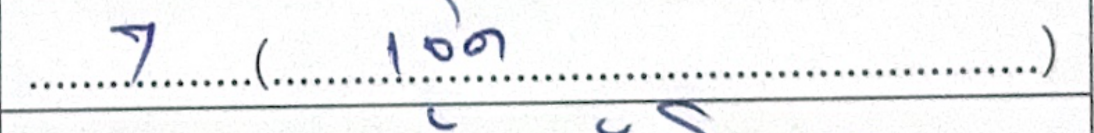
#> input picture score_annotation_export/score_crops/file_00001_row_00_เธช_เธช_5_18_pdf.png, 2187 x 266 px (shown at 1/2 size); its folder holds only this picture in this run
$ python -i utils.py   (imports and definitions only)
#> lines starting #> are read from the running program, lines starting #| are printed output that depends on the picture; after the words box and inside, x2 and y2 are one past the last pixel; in counts of white or black regions, pixels touching at a corner belong together
#> further down, picture is the input picture: shape (266, 2187, 3); mean B, G, R 242.1, 241.3, 240.5
# utils.py
from . import config

import json
import re
from pathlib import Path

import cv2
import numpy as np
import pandas as pd


def load_json(path):
    with open(path, "r", encoding="utf-8") as f:
        return json.load(f)


def imread_unicode(path):
    data = np.fromfile(str(path), dtype=np.uint8)
    return cv2.imdecode(data, cv2.IMREAD_COLOR)


# [5 lines left out: function normalize_thai_digits, not called in this run]


def clean_digits(text):
    text = normalize_thai_digits(text)
    return re.sub(r"[^0-9]", "", str(text))


# [94 lines left out: functions resolve_image_path, prepare_image, crop_digit_area, save_csv, not called in this run]


def make_key(item):
    return f"{item.get('record_id')}__{item.get('row_index')}"


# [108 lines left out: functions load_checkpoint, crop_digit_area_verify, crop_digit_area_wide, crop_word_area, handwriting_score, is_blank_cell, not called in this run]

def detect_zero_like_digit(img):
    """
    ใช้ image processing ช่วยจับเลข 0:
    - มี contour คล้ายวง/oval
    - ไม่ใช่เส้นเดี่ยวแบบเลข 1
    - ไม่ใช่เส้นหักแบบ 7
    """
    if img is None or img.size == 0:
        return False

    gray = cv2.cvtColor(img, cv2.COLOR_BGR2GRAY)

    # threshold หมึกเข้ม
    _, th = cv2.threshold(gray, 170, 255, cv2.THRESH_BINARY_INV)
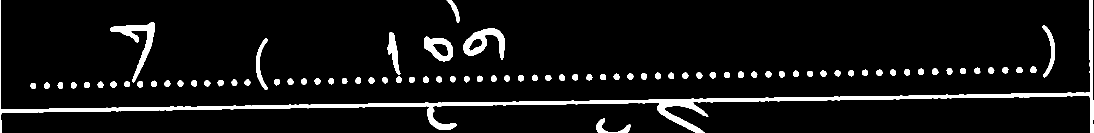
#> th: shape (266, 2187) (shown at 1/2 size); 6.6% white; 82 white regions, largest, box (x1, y1, x2, y2) and area: (0, 0, 2187, 266) 19850, (221, 44, 310, 166) 2489, (927, 57, 1010, 120) 2192

    # ลบ noise เล็ก ๆ
    kernel = cv2.getStructuringElement(cv2.MORPH_ELLIPSE, (3, 3))
    th = cv2.morphologyEx(th, cv2.MORPH_OPEN, kernel, iterations=1)
#> th: shape (266, 2187); 6.6% white; 83 white regions

    contours, _ = cv2.findContours(th, cv2.RETR_EXTERNAL, cv2.CHAIN_APPROX_SIMPLE)
#> contours = 83 contours; largest, box (x1, y1, x2, y2) and area: (0, 0, 2187, 266) 16944, (927, 57, 1010, 120) 2418, (221, 44, 310, 165) 2272, (848, 73, 906, 123) 1951, (775, 65, 801, 149) 875

    for c in contours:
        area = cv2.contourArea(c)
        if area < config.ZERO_LOOP_MIN_AREA:
            continue

        x, y, w, h = cv2.boundingRect(c)
        if w <= 0 or h <= 0:
            continue

        aspect = w / float(h)
        extent = area / float(w * h)

        # เลข 0 มักเป็นวงรี/วงปิด: กว้างและสูงพอ, aspect ไม่ผอมมาก
        if 0.35 <= aspect <= 1.45 and extent >= config.ZERO_LOOP_MIN_RATIO and h >= 18 and w >= 10:
            return True
#> this loop made 77 passes
#> (area, x, y, w, h, aspect, extent) on passes 1 to 12: (192, 1232, 249, 30, 17, 1.76, 0.376), (341, 1192, 237, 36, 29, 1.24, 0.327), (95, 61, 166, 11, 12, 0.917, 0.72), (97.5, 88, 165, 12, 13, 0.923, 0.625), (99, 168, 164, 12, 12, 1, 0.688), (96, 142, 164, 11, 13, 0.846, 0.671), (96, 115, 164, 11, 13, 0.846, 0.671), (95, 195, 163, 12, 12, 1, 0.66), (103, 274, 162, 12, 13, 0.923, 0.66), (92.5, 249, 162, 11, 12, 0.917, 0.701), (103, 221, 162, 12, 13, 0.923, 0.66), (96.5, 409, 161, 12, 12, 1, 0.67)

    return False


# [11 lines left out: function crop_digit_area_tight, not called in this run]

>>> import cv2
>>> picture = cv2.imread('../score_annotation_export/score_crops/file_00001_row_00_เธช_เธช_5_18_pdf.png')
>>> result = detect_zero_like_digit(picture)
#> result = True

$ run again, on score_annotation_export/score_crops/file_00001_row_01_เธช_เธช_5_18_pdf.png
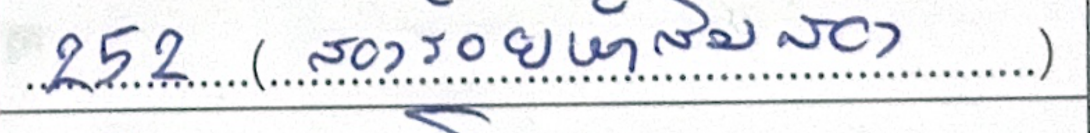
#> input picture score_annotation_export/score_crops/file_00001_row_01_เธช_เธช_5_18_pdf.png, 2179 x 266 px (shown at 1/2 size)
#> picture is the input picture: shape (266, 2179, 3); mean B, G, R 236.5, 233.7, 232.6
#> in detect_zero_like_digit, `gray = cv2.cvtColor(img, cv2.COLOR_BGR2GRAY)`:
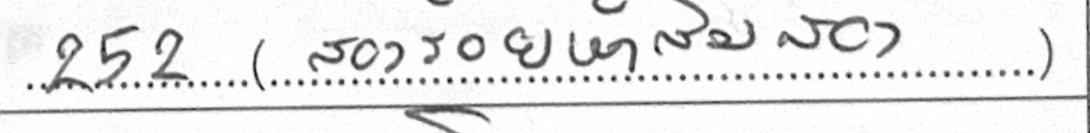
#> gray: shape (266, 2179) (shown at 1/2 size); min 3, max 255, mean 233.7
#> in detect_zero_like_digit, `_, th = cv2.threshold(gray, 170, 255, cv2.THRESH_BINARY_INV)`:
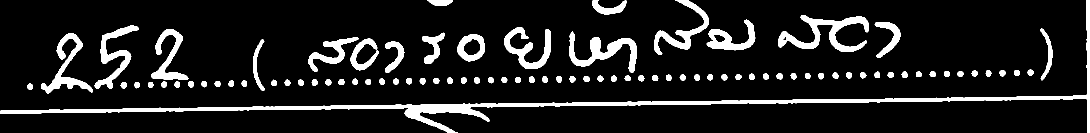
#> th: shape (266, 2179) (shown at 1/2 size); 10.8% white; 86 white regions, largest, box (x1, y1, x2, y2) and area: (0, 0, 2179, 266) 18650, (1556, 30, 1738, 104) 4485, (1138, 63, 1274, 146) 3625
#> contours = 86 contours; largest, box (x1, y1, x2, y2) and area: (0, 0, 2179, 266) 16081, (1556, 30, 1738, 104) 4157, (1138, 63, 1274, 146) 3350, (82, 67, 186, 187) 2846, (189, 51, 278, 178) 2740
#> the loop in detect_zero_like_digit, `for c in contours:` made 68 passes
#> (area, x, y, w, h, aspect, extent) on passes 1 to 8: (96.5, 54, 167, 12, 13, 0.923, 0.619), (90, 296, 164, 11, 12, 0.917, 0.682), (95, 269, 164, 11, 13, 0.846, 0.664), (109.5, 241, 164, 13, 14, 0.929, 0.602), (94, 349, 163, 11, 12, 0.917, 0.712), (94, 323, 163, 11, 12, 0.917, 0.712), (96.5, 429, 162, 12, 12, 1, 0.67), (91.5, 402, 162, 12, 13, 0.923, 0.587)
#> result = True

$ run again, on score_annotation_export/score_crops/file_00001_row_02_เธช_เธช_5_18_pdf.png
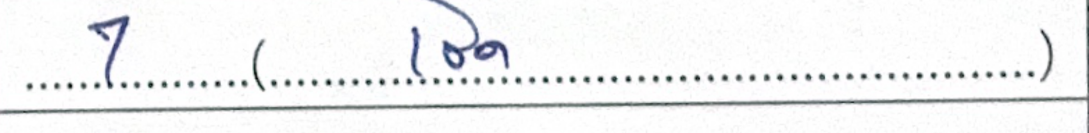
#> input picture score_annotation_export/score_crops/file_00001_row_02_เธช_เธช_5_18_pdf.png, 2177 x 266 px (shown at 1/2 size)
#> picture is the input picture: shape (266, 2177, 3); mean B, G, R 243.3, 242.6, 242
#> in detect_zero_like_digit, `_, th = cv2.threshold(gray, 170, 255, cv2.THRESH_BINARY_INV)`:
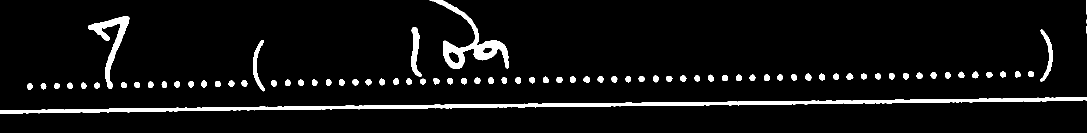
#> th: shape (266, 2177) (shown at 1/2 size); 5.8% white; 78 white regions, largest, box (x1, y1, x2, y2) and area: (0, 0, 2177, 266) 15080, (859, 0, 1018, 138) 4590, (176, 32, 259, 177) 2796
#> contours = 78 contours; largest, box (x1, y1, x2, y2) and area: (0, 0, 2177, 266) 12640, (860, 0, 1018, 138) 4732, (176, 32, 259, 177) 2558, (822, 54, 843, 153) 947, (2081, 59, 2106, 163) 684
#> the loop in detect_zero_like_digit, `for c in contours:` made 78 passes
#> (area, x, y, w, h, aspect, extent) on passes 1 to 8: (93.5, 54, 167, 12, 12, 1, 0.649), (86, 109, 166, 11, 12, 0.917, 0.652), (88, 81, 166, 12, 13, 0.923, 0.564), (92, 242, 165, 12, 11, 1.09, 0.697), (91.5, 189, 165, 11, 12, 0.917, 0.693), (91, 162, 165, 11, 13, 0.846, 0.636), (89.5, 135, 165, 10, 13, 0.769, 0.688), (94.5, 268, 164, 12, 12, 1, 0.656)
#> result = False

$ run again, on score_annotation_export/score_crops/file_00001_row_03_เธช_เธช_5_18_pdf.png
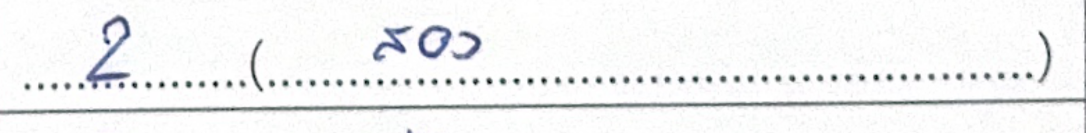
#> input picture score_annotation_export/score_crops/file_00001_row_03_เธช_เธช_5_18_pdf.png, 2171 x 266 px (shown at 1/2 size)
#> picture is the input picture: shape (266, 2171, 3); mean B, G, R 243.1, 242.5, 241.8
#> in detect_zero_like_digit, `_, th = cv2.threshold(gray, 170, 255, cv2.THRESH_BINARY_INV)`:
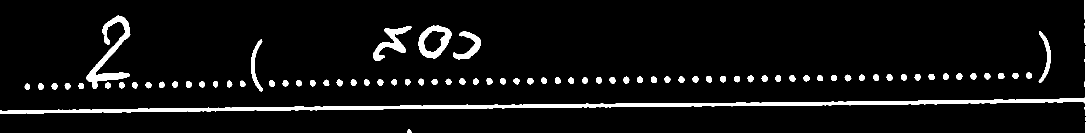
#> th: shape (266, 2171) (shown at 1/2 size); 5.7% white; 83 white regions (1 under 20 px), largest, box (x1, y1, x2, y2) and area: (0, 92, 2171, 231) 14572, (173, 31, 261, 178) 3295, (837, 51, 903, 117) 1938
#> in detect_zero_like_digit, `th = cv2.morphologyEx(th, cv2.MORPH_OPEN, kernel, iterations=1)`:
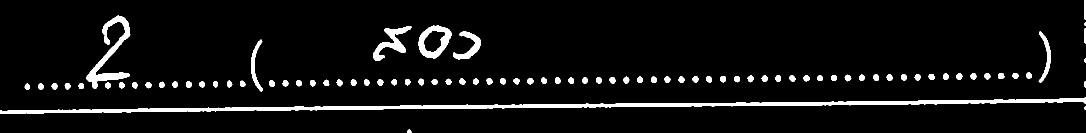
#> th: shape (266, 2171) (shown at 1/2 size); 5.7% white; 86 white regions (3 under 20 px)
#> contours = 86 contours, 4 with area under 20; largest, box (x1, y1, x2, y2) and area: (0, 194, 2171, 228) 12244, (837, 51, 903, 117) 3060, (173, 31, 261, 178) 3014, (746, 53, 824, 121) 1598, (906, 63, 962, 119) 1065
#> the loop in detect_zero_like_digit, `for c in contours:` made 83 passes
#> (area, x, y, w, h, aspect, extent) on passes 3 to 10: (12244.5, 0, 194, 2171, 34, 63.85, 0.166), (89.5, 77, 167, 10, 13, 0.769, 0.688), (84.5, 49, 167, 11, 12, 0.917, 0.64), (93, 157, 166, 11, 12, 0.917, 0.705), (98, 129, 166, 12, 13, 0.923, 0.628), (99, 103, 166, 12, 13, 0.923, 0.635), (89, 210, 165, 11, 12, 0.917, 0.674), (99, 291, 164, 12, 13, 0.923, 0.635)
#> result = True
